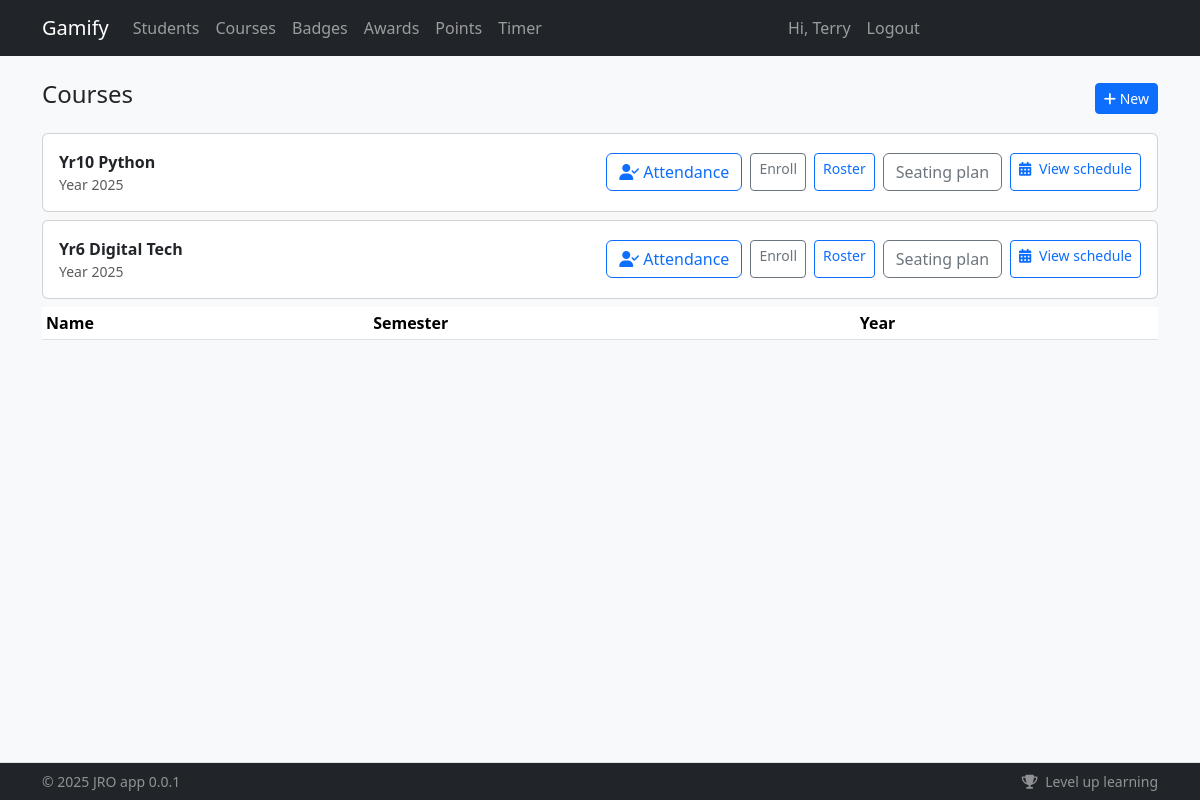
Page /courses/ (signed in) on the committed database.
### app/models/user.py (models this page shows, shortened)
class User(db.Model):
    __tablename__ = "users"
    id = db.Column(db.Integer, primary_key=True)
    student_code = db.Column(db.String(32), unique=True, nullable=True)
    email = db.Column(db.String(255), unique=True, nullable=False, index=True)
    first_name = db.Column(db.String(100), nullable=False)
    last_name = db.Column(db.String(100), nullable=False)
    password_hash = db.Column(db.String(255), nullable=False)
    registered_method = db.Column(db.String(20), nullable=False, default="site")  # site|bulk
    house_id = db.Column(db.Integer, db.ForeignKey("houses.id"), nullable=True)
    homeroom_id = db.Column(db.Integer, db.ForeignKey("homerooms.id"), nullable=True)
    created_at = db.Column(db.DateTime, default=lambda: datetime.now(timezone.utc))
    avatar = db.Column(db.String(255), nullable=True)
    is_active = db.Column(db.Boolean, default=True, nullable=False)
    issued_badges = db.relationship(
        "Badge",
        backref="creator",
        lazy=True,
        foreign_keys="Badge.created_by_id",
    )
    attendances = db.relationship(
        "Attendance",
        foreign_keys="Attendance.student_id",
        back_populates="student",
        cascade="all, delete-orphan",
    )
    marked_attendances = db.relationship(
        "Attendance",
        foreign_keys="Attendance.marked_by_user_id",
        back_populates="marked_by",
    )
    roles = db.relationship("Role", secondary="user_roles", backref="users")
    groups = db.relationship("Group", secondary="user_groups", backref="users")
    house = db.relationship("House", back_populates="students")
    homeroom = db.relationship("Homeroom", back_populates="students")
    @property
    def role(self):
        """Returns the user's primary role name."""
        if self.roles:
            return self.roles[0].name
        return "student"

### app/models/course.py (models this page shows)
class Course(db.Model):
    __tablename__ = "courses"
    id = db.Column(db.Integer, primary_key=True)
    name = db.Column(db.String(200), nullable=False)
    semester = db.Column(db.String(20), nullable=False)  # "S1" | "S2" | "FULL"
    year = db.Column(db.Integer, nullable=False)
    created_at = db.Column(db.DateTime, default=lambda: datetime.now(timezone.utc))
    students = db.relationship("User", secondary=Enrollment, backref="courses", lazy="dynamic")
    __table_args__ = (
        db.UniqueConstraint("name", "semester", "year", name="uq_course_term"),
        db.Index("ix_course_term", "year", "semester"),
        db.Index("ix_course_created_at", "created_at"),
    )

### app/routers/courses/routes.py (the view)
@router.get("/", response_class=HTMLResponse, name="courses.list_courses")
def list_courses(
    request: Request,
    current_user: User | AnonymousUser = Depends(require_user),
    session: Session = Depends(get_db),
):
    courses = session.query(Course).order_by(Course.year.desc(), Course.semester, Course.name).all()
    return render_template("courses/list.html", {"request": request, "courses": courses, "current_user": current_user})

### app/templates/courses/list.html
{% extends "base.html" %}
{% block content %}
<div class="d-flex justify-content-between align-items-center mb-3">
  <h1 class="h4">Courses</h1>
  <a class="btn btn-sm btn-primary" href="{{ url_for('courses.create_course') }}"><i class="fa fa-plus"></i> New</a>
</div>
<table class="table table-sm table-striped">
  <thead><tr><th>Name</th><th>Semester</th><th>Year</th><th></th></tr></thead>
  <tbody>
  {% for c in courses %}
  <div class="card mb-2">
    <div class="card-body d-flex justify-content-between align-items-center">
      <div>
        <div class="fw-semibold">{{ c.name }}</div>
        {% if c.year %}<div class="small text-muted">Year {{ c.year }}</div>{% endif %}
      </div>
      <div class="d-flex gap-2">
          <a class="btn btn-outline-primary"
   href="{{ url_for('attendance.course_attendance', course_id=c.id) }}">
  <i class="fa-solid fa-user-check me-1"></i>Attendance
</a>
        <a class="btn btn-sm btn-outline-secondary" href="{{ url_for('courses.enroll', course_id=c.id) }}">Enroll</a>
  <a class="btn btn-sm btn-outline-primary" href="{{ url_for('courses.students_in_course', course_id=c.id) }}">Roster</a>
  <a class="btn btn-outline-secondary"
   href="{{ url_for('seating.seating_view', course_id=c.id) }}">
  Seating plan
</a>
        {% set has_lessons = c.lessons is defined and (c.lessons|length > 0) %}
        {% if not has_lessons %}
          <a class="btn btn-sm btn-primary"
             href="{{ url_for('schedule.schedule_setup', course_id=c.id) }}">
            <i class="fa-solid fa-calendar-plus me-1"></i> Set up schedule
          </a>
        {% else %}
          <a class="btn btn-sm btn-outline-primary"
             href="{{ url_for('schedule.course_schedule', course_id=c.id) }}">
            <i class="fa-solid fa-calendar-days me-1"></i> View schedule
          </a>
        {% endif %}
      </div>
    </div>
  </div>
{% endfor %}
  </tbody>
</table>
{% endblock %}

### app/templates/base.html (shortened to what this page needs)
<!doctype html>
<html lang="en">
  <head>
    <link href="https://cdn.jsdelivr.net/npm/bootstrap@5.3.3/dist/css/bootstrap.min.css" rel="stylesheet">
    <link href="https://cdnjs.cloudflare.com/ajax/libs/font-awesome/6.5.2/css/all.min.css" rel="stylesheet">
    <link rel="stylesheet" href="{{ url_for('static', filename='css/main.css') }}">
    {% from "_macros.html" import csrf %}
  </head>
  <body class="bg-light">
    <nav class="navbar navbar-expand-lg navbar-dark bg-dark">
      <div class="container">
        <a class="navbar-brand" href="/">Gamify</a>
        <div class="collapse navbar-collapse" id="nav">
          <ul class="navbar-nav me-auto">
            <li class="nav-item"><a class="nav-link" href="/students/">Students</a></li>
            <li class="nav-item"><a class="nav-link" href="/courses/">Courses</a></li>
            <li class="nav-item"><a class="nav-link" href="/badges/">Badges</a></li>
            <li class="nav-item"><a class="nav-link" href="/awards/">Awards</a></li>
            <li class="nav-item"><a class="nav-link" href="/points/adjust">Points</a></li>
            <li class="nav-item"><a class="nav-link" href="/timer">Timer</a></li>
          </ul>
          <ul class="navbar-nav me-auto">
            {% if current_user.is_authenticated %}
              <li class="nav-item"><span class="nav-link">Hi, {{ current_user.first_name }}</span></li>
              <li class="nav-item"><a class="nav-link btn-lilo" href="/auth/logout">Logout</a></li>
            {% else %}
              <li class="nav-item"><a class="nav-link" href="/auth/login">Login</a></li>
            {% endif %}
          </ul>
        </div>
      </div>
    </nav>
    <main class="container py-4">
      {% block content %}{% endblock %}
    </main>
    <footer id="app-footer" class="app-footer fixed-bottom bg-dark text-white-50 border-top">
      <div class="container py-2 d-flex flex-wrap justify-content-between small">
        <span>&copy; {{ 2025 }} {{config.AUTHOR}} {{config.APP_NAME}} {{config.APP_VERSION}}</span>
        <span>
          <i class="fa fa-trophy me-1"></i> Level up learning
        </span>
      </div>
    </footer>
  </body>
</html>

### app/templates/base.html (style rules this page uses)
main { padding-bottom: 80px; }
.app-footer { z-index: 1030; }

### rows in the picture
User: first_name "Terry"
Course: name "Yr10 Python", year "2025"
Course: name "Yr6 Digital Tech", year "2025"

### other values in the picture
{{ 2025 }} "2025"
{{ config.AUTHOR }} "JRO"
{{ config.APP_NAME }} "app"
{{ config.APP_VERSION }} "0.0.1"
